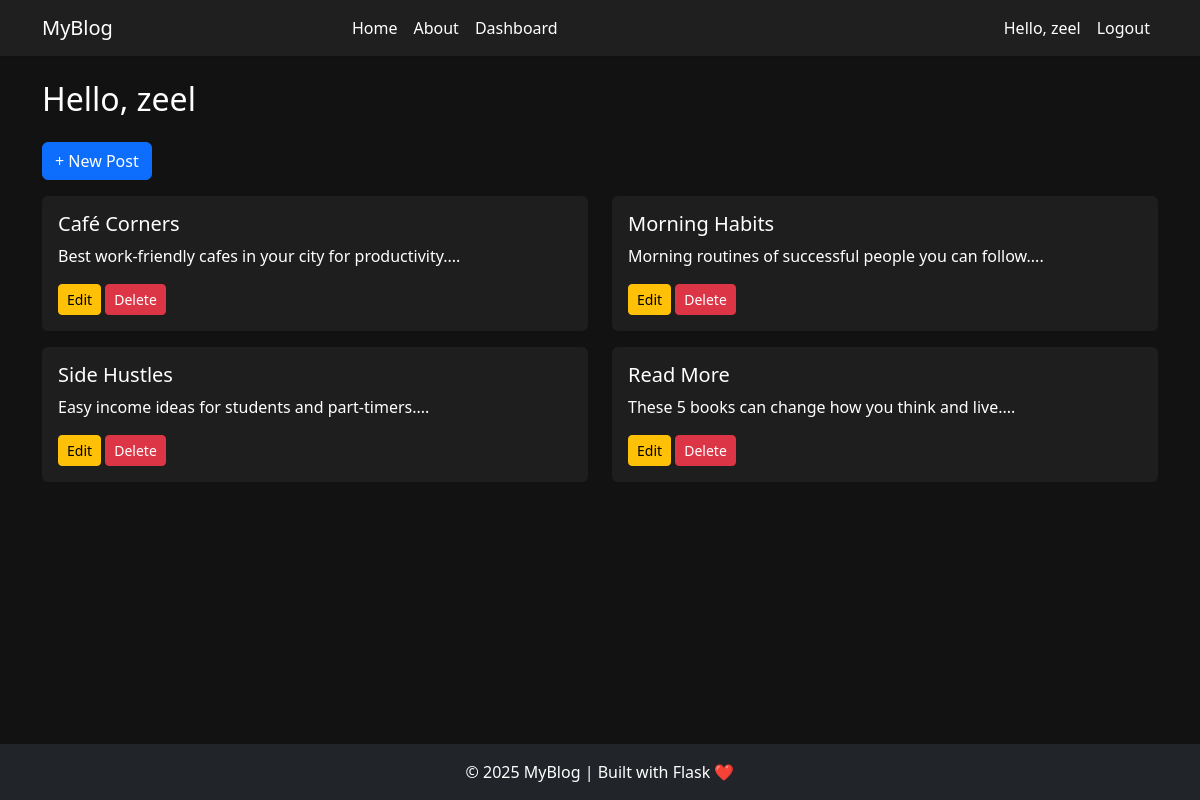
Page /dashboard (signed in) on the committed database.
### app.py (models this page shows)
class Post(db.Model):
    id = db.Column(db.Integer, primary_key=True)
    title = db.Column(db.String(150), nullable=False)
    content = db.Column(db.Text, nullable=False)
    user_id = db.Column(db.Integer, db.ForeignKey('user.id'), nullable=False)

### app.py (the view)
@app.route('/dashboard')
def dashboard():
    if 'user_id' not in session:
        return redirect('/login')
    user_posts = Post.query.filter_by(user_id=session['user_id']).all()
    return render_template('dashboard.html', posts=user_posts)

### templates/dashboard.html (shortened to what this page needs)
{% extends 'base.html' %}
{% block content %}
<h2 class="mb-4">Hello, {{ session['username'] }}</h2>
<a href="/post/new" class="btn btn-primary mb-3">+ New Post</a>
{% if posts %}
  <div class="row">
    {% for post in posts %}
      <div class="col-md-6 mb-3">
        <div class="card text-dark">
          <div class="card-body">
            <h5 class="card-title">{{ post.title }}</h5>
            <p class="card-text">{{ post.content[:100] }}...</p>
            <a href="/post/edit/{{ post.id }}" class="btn btn-sm btn-warning">Edit</a>
            <a href="/post/delete/{{ post.id }}" class="btn btn-sm btn-danger" onclick="return confirm('Are you sure?')">Delete</a>
          </div>
        </div>
      </div>
    {% endfor %}
  </div>
{% else %}
  <p>You haven’t posted anything yet.</p>
{% endif %}
{% endblock %}

### templates/base.html (style rules this page uses)
body { background-color: #121212; color: #ffffff; }
.card { background-color: #1e1e1e; border: none; }
.card-title, .card-text { color: white; }

### rows in the picture
Post: title "Café Corners", content "Best work-friendly cafes in your city for productivity."
Post: title "Morning Habits", content "Morning routines of successful people you can follow."
Post: title "Side Hustles", content "Easy income ideas for students and part-timers."
Post: title "Read More", content "These 5 books can change how you think and live."

### other values in the picture
{{ session['username'] }} "zeel"
